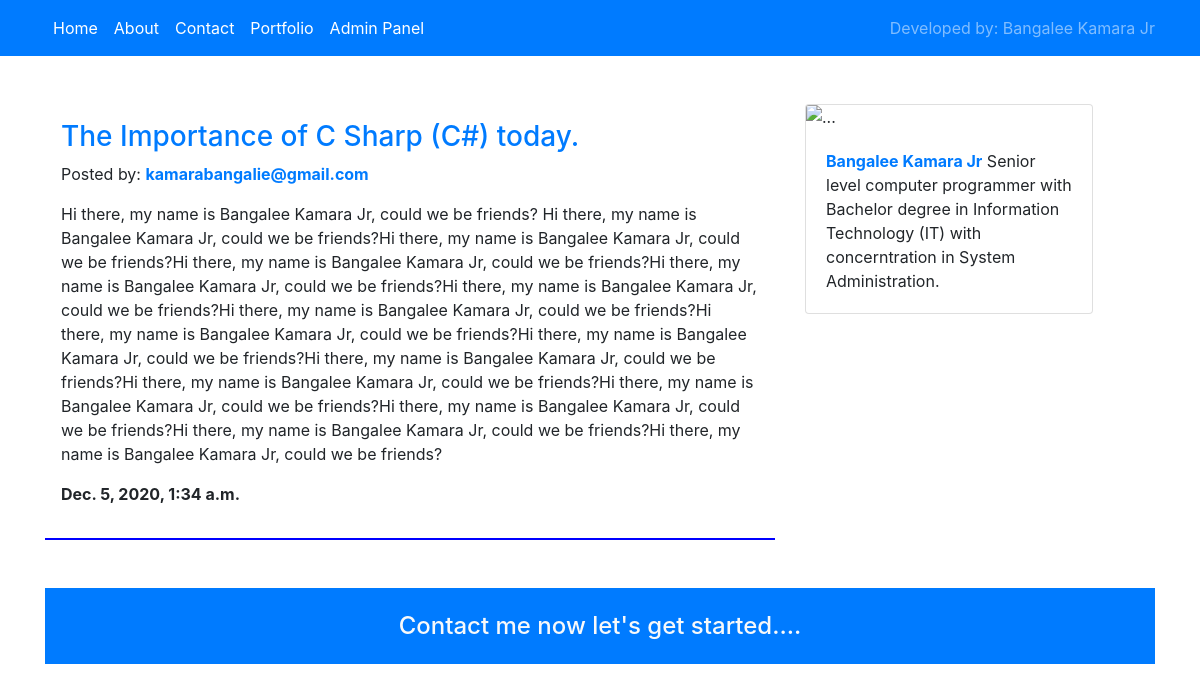
The page / on the database its author committed.
### mysite/models.py (models this page shows, shortened)
class Contact(models.Model):
	name = models.CharField(max_length=50)
	email = models.EmailField()
	message = models.TextField()
	date = models.DateTimeField(auto_now_add=True)

### mysite/views.py (the view)
# urls.py: path('', views.home, name = 'home'),
def home(request):
	cnt = Contact.objects.all().order_by('-id')
	return render(request, 'mysite/index.html', {'contacts': cnt})

### mysite/templates/mysite/index.html
{% extends 'mysite/base_layout.html' %}
{% load static %}
{% block content %}
	<div class="row pt-5">
		<div class="col-md-8">
			{% for contact in contacts %}
				<section class="p-3" style="border-bottom: 2px solid blue;">
					<h3 class="text-primary">{{ contact.name }}</h3>
					<p>Posted by: <b class="text-primary">{{ contact.email }}</b></p>
					<p>{{ contact.message }}</p>
					<p><b>{{ contact.date }}</b></p>
				</section>
			{% endfor %}
		</div>
		<div class="col-md-4">
			<div class="card" style="width: 18rem;">
				<img src="{% static 'mysite/profile.jpg' %}" class="card-img-top" alt="...">
				<div class="card-body">
				  <p class="card-text">
					  <b class="text-primary">Bangalee Kamara Jr</b>
					  Senior level computer programmer with Bachelor degree in Information Technology (IT) with
					  concerntration in System Administration.
				  </p>
				</div>
			  </div>
		</div>
	</div>
{% endblock %}

### mysite/templates/mysite/base_layout.html (shortened to what this page needs)
<!doctype html>
<html lang="en">
  <head>
    <link rel="stylesheet" href="https://cdn.jsdelivr.net/npm/bootstrap@4.5.3/dist/css/bootstrap.min.css">
  </head>
  <body>
	<nav class="navbar navbar-expand-lg navbar-dark bg-primary">
		<div class="container">
			<div class="collapse navbar-collapse" id="navbarText">
			<ul class="navbar-nav mr-auto">
				<li class="nav-item active">
				<a class="nav-link" href="{% url 'home' %}">Home <span class="sr-only">(current)</span></a>
				</li>
				<li class="nav-item active">
				<a class="nav-link" href="{% url 'about' %}">About</a>
				</li>
				<li class="nav-item active">
				<a class="nav-link" href="{% url 'contact' %}">Contact</a>
				</li>
				<li class="nav-item active">
					<a class="nav-link" href="{% url 'about' %}">Portfolio</a>
				</li>
				<li class="nav-item active">
					<a class="nav-link" href="{% url 'admin_login' %}">Admin Panel</a>
				</li>
			</ul>
			<span class="navbar-text">
				Developed by: Bangalee Kamara Jr
			</span>
			</div>
		</div>
	  </nav>
	<div class="container">
		{% block content %}
		{% endblock %}
	</div>
	<div class="container mt-5">
		<h4 class="text-center p-4 bg-primary text-light">Contact me now let's get started....</h4>
	</div>
  </body>
</html>

### rows shown on the page
Contact: name "The Importance of C Sharp (C#) today.", email "kamarabangalie@gmail.com", message "Hi there, my name is Bangalee Kamara Jr, could we be friends? Hi there, my name is Bangalee Kamara Jr, could we be friends?Hi there, my name is Bangalee Kamara Jr, could we be friends?Hi there, my name is Bangalee Kamara Jr, could we be friends?Hi there, my name is Bangalee Kamara Jr, could we be friends?Hi there, my name is Bangalee Kamara Jr, could we be friends?Hi there, my name is Bangalee Kamara Jr, could we be friends?Hi there, my name is Bangalee Kamara Jr, could we be friends?Hi there, my name is Bangalee Kamara Jr, could we be friends?Hi there, my name is Bangalee Kamara Jr, could we be friends?Hi there, my name is Bangalee Kamara Jr, could we be friends?Hi there, my name is…", date "Dec. 5, 2020, 1:34 a.m."
